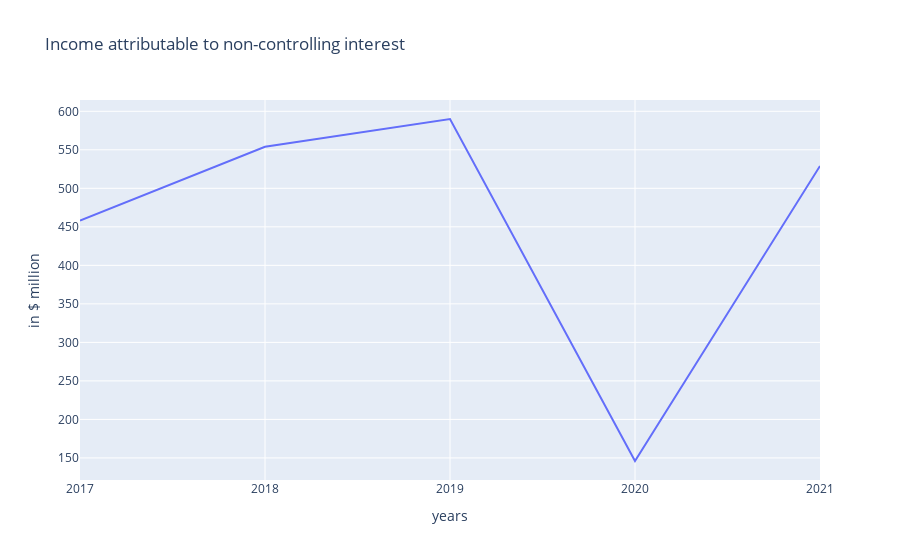

Here is the notebook cell this chart was saved with:
### Code cell
fig = px.line(x=income_attributable_to_non_controlling_interest.keys(), y=income_attributable_to_non_controlling_interest.values(), title="Income attributable to non-controlling interest", labels = {'x':'years', 'y':'in $ million'})
fig.show()

### Figure 1 — Plotly figure (JSON) as saved in the notebook; plotly's stock layout.template omitted (floating-point values rounded to 4 significant figures)
{"data": [{"hovertemplate": "years=%{x}<br>in $ million=%{y}<extra></extra>", "legendgroup": "", "line": {"color": "#636efa", "dash": "solid"}, "marker": {"symbol": "circle"}, "mode": "lines", "name": "", "orientation": "v", "showlegend": false, "type": "scatter", "x": ["2017", "2018", "2019", "2020", "2021"], "xaxis": "x", "y": [458, 554, 590, 146, 529], "yaxis": "y"}], "layout": {"legend": {"tracegroupgap": 0}, "title": {"text": "Income attributable to non-controlling interest"}, "xaxis": {"anchor": "y", "domain": [0, 1], "title": {"text": "years"}}, "yaxis": {"anchor": "x", "domain": [0, 1], "title": {"text": "in $ million"}}}}
